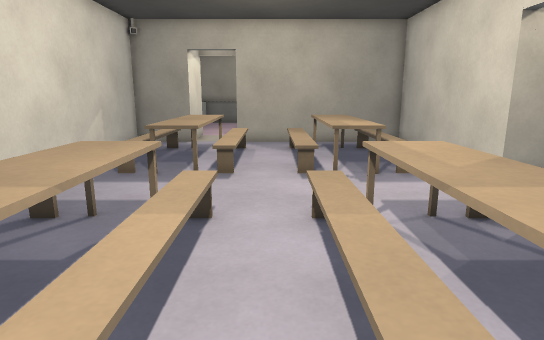
[1] (above)

17 first-person views from a walk through a level from a Godot 3-D game. The camera is 1.2 m above the floor, tilts 12° down and sees 75° across. The floor is counted in squares, 0.5 m on a side. Each view is taken from the middle of a square. On the plan, view 1 faces up. The plan holds only what a view shows up to about 20 squares ahead; the rest is blank. The place goes on beyond the plan.

[2]
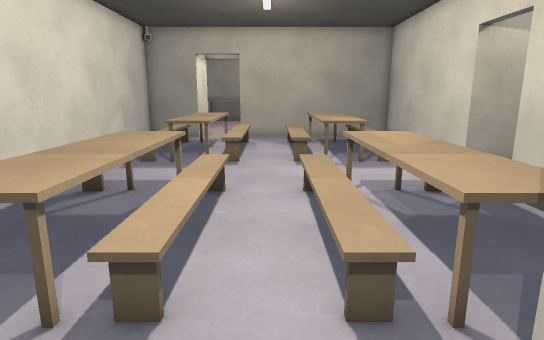

[3]
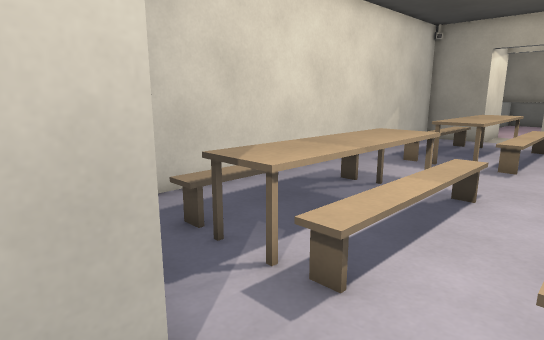

[4]
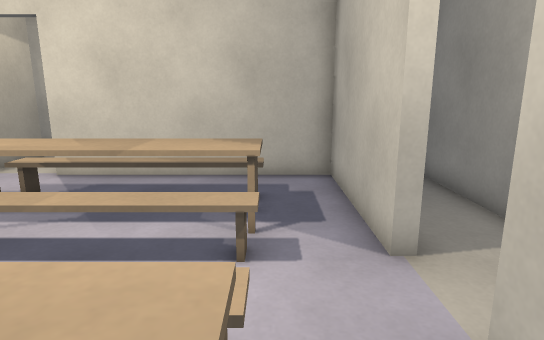

[5]
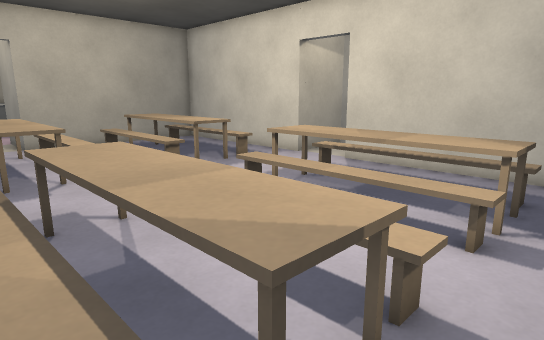

[6]
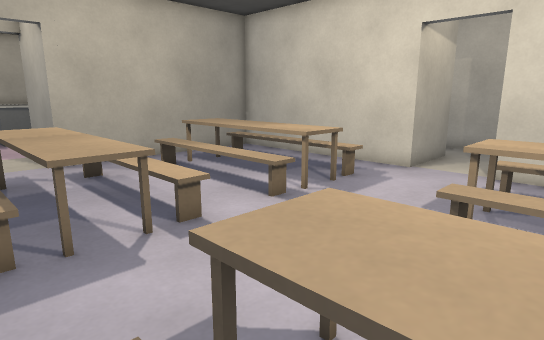

[7]
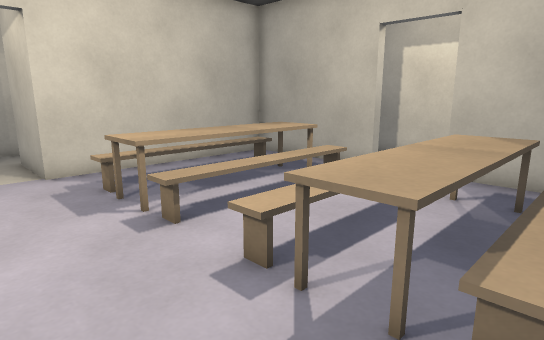

[8]
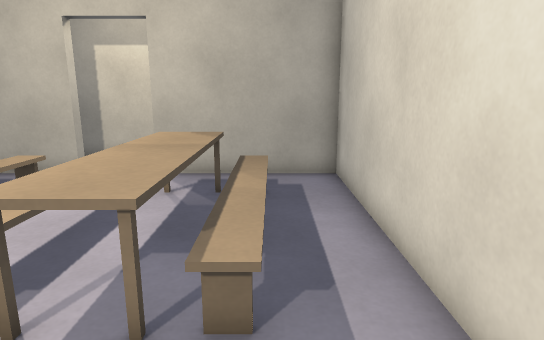

[9]
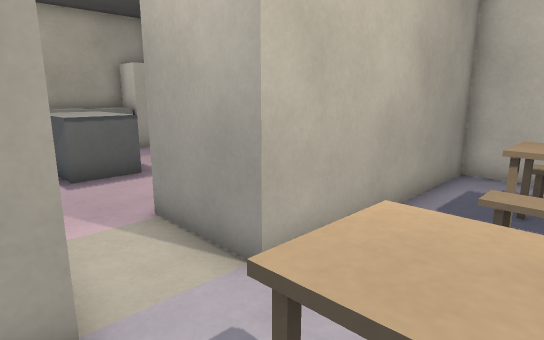

[10]
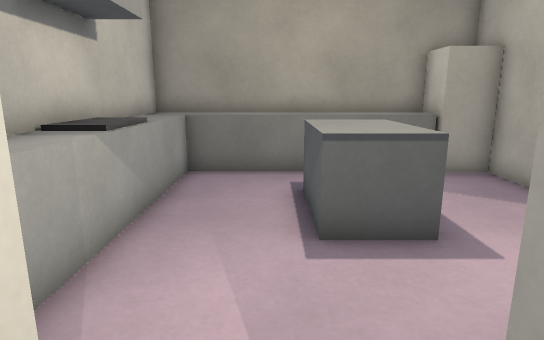

[11]
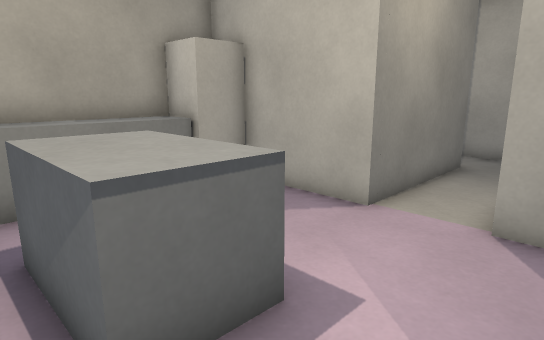

[12]
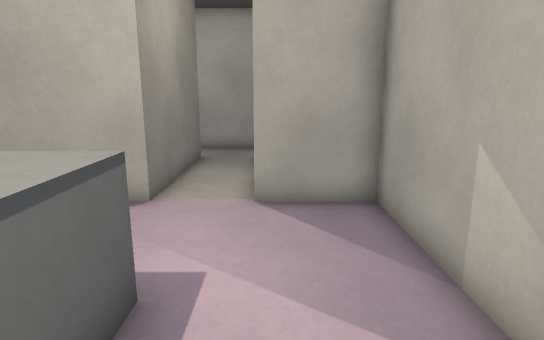

[13]
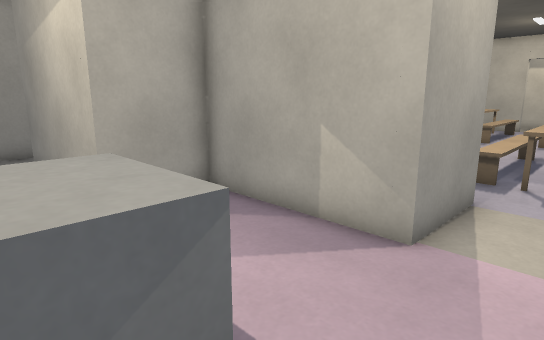

[14]
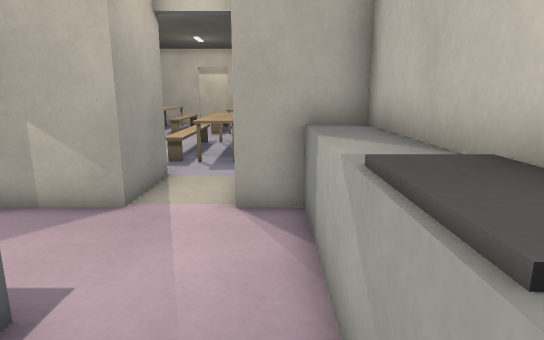

[15]
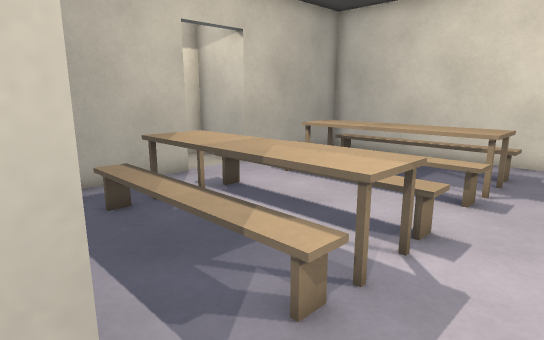

[16]
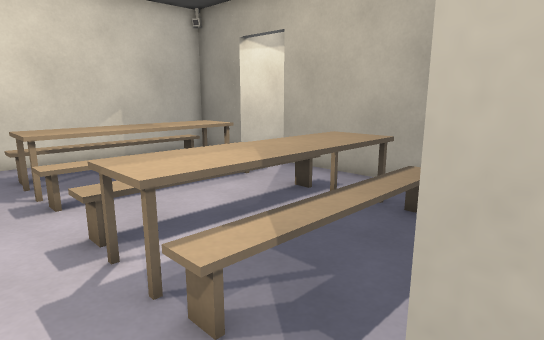

[17]
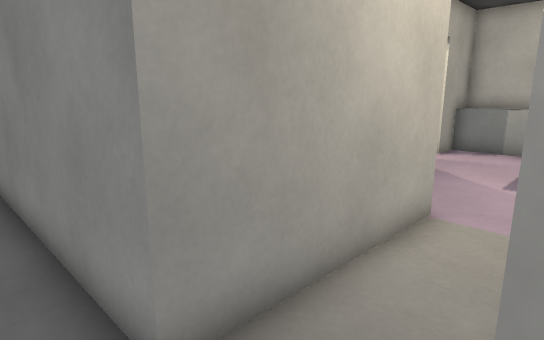

### Floor plan
Key: @ floor where view 1 was taken; # wall or solid block; . floor; / step, stairs or slope; ^ raised ledge; O other object.
Columns run from 7 left of view 1 to 12 right of it. Each row starts with its distance up from view 1.
 32 ^^^^^^^^^^
 31 ^^^^^^^^^^##
 30 ^^....   ..#
 29 ^^...^^....#
 28 ^^...^^^...#       #
 27 ^^...^^^...#######.#
 26 ^^...^^^...........#
 25 ^^.................#
 24 ^^.........#######.#
 23 ^^.........#     #.
 22 ^^#...######     #.
 21 ####.###         #
 20   ##.##          #
 19  ###.###         #
 18 ###...#########  #
 17 #.............#  #
 16 #..^^^..O^^O..#
 15 #..^^^..O^^O..#
 14 #..^^^..O^^O..#
 13 #..^^^..O^^O..#
 12 #..^^^..O^^O..#    #
 11 #..^^^..O^^O..#    #
 10 #.............####.#
  9 #..................#
  8 #.............###..#
  7 #.//^//..^^...# ##.#
  6 #./^^^/.O^^O..#
  5 #./^^^/.O^^O..#
  4 #./^^^/.O^^O..#
  3 #./^^^/.O^^O..#
  2 #./^^^/.O^^O..#
  1 #.//^//..^^...#
  0 #......@......#
 -1 #######..######
 -2      ##.....
 -3       #.......
 -4       #########

Where each view was taken, in squares from view 1:
view 1: 0 up, 0 right, facing up
view 2: 2 down, 0 right, facing up
view 3: 2 down, 1 right, facing up-left
view 4: 1 up, 4 left, facing right
view 5: 0 up, 5 left, facing up-right
view 6: 5 up, 5 left, facing up-right
view 7: 10 up, 5 left, facing down-right
view 8: 10 up, 5 left, facing down
view 9: 15 up, 5 left, facing up-right
view 10: 20 up, 3 left, facing up
view 11: 23 up, 3 left, facing up-right
view 12: 24 up, 4 left, facing right
view 13: 27 up, 4 left, facing down-right
view 14: 29 up, 5 left, facing down
view 15: 9 up, 7 right, facing down-left
view 16: 9 up, 7 right, facing up-left
view 17: 27 up, 11 right, facing down-left
